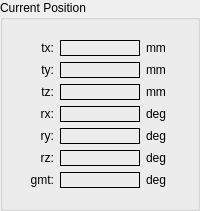
          <widget class="QGroupBox" name="curPos">
           <property name="title">
            <string>Current Position</string>
           </property>
           <layout class="QHBoxLayout" name="horizontalLayout_3">
            <item>
             <layout class="QGridLayout" name="curPosGrid">
              <property name="leftMargin">
               <number>9</number>
              </property>
              <property name="topMargin">
               <number>9</number>
              </property>
              <property name="rightMargin">
               <number>9</number>
              </property>
              <property name="bottomMargin">
               <number>9</number>
              </property>
              <item row="1" column="2">
               <widget class="QLabel" name="curTyUnit">
                <property name="text">
                 <string>mm</string>
                </property>
               </widget>
              </item>
              <item row="3" column="2">
               <widget class="QLabel" name="curRxUnit">
                <property name="text">
                 <string>deg</string>
                </property>
               </widget>
              </item>
              <item row="3" column="0">
               <widget class="QLabel" name="curRxLabel">
                <property name="minimumSize">
                 <size>
                  <width>30</width>
                  <height>0</height>
                 </size>
                </property>
                <property name="text">
                 <string>rx:</string>
                </property>
                <property name="alignment">
                 <set>Qt::AlignRight|Qt::AlignTrailing|Qt::AlignVCenter</set>
                </property>
               </widget>
              </item>
              <item row="0" column="1">
               <widget class="QLabel" name="curTx">
                <property name="minimumSize">
                 <size>
                  <width>80</width>
                  <height>0</height>
                 </size>
                </property>
                <property name="frameShape">
                 <enum>QFrame::Panel</enum>
                </property>
                <property name="text">
                 <string/>
                </property>
                <property name="alignment">
                 <set>Qt::AlignRight|Qt::AlignTrailing|Qt::AlignVCenter</set>
                </property>
               </widget>
              </item>
              <item row="1" column="0">
               <widget class="QLabel" name="curTyLabel">
                <property name="text">
                 <string>ty:</string>
                </property>
                <property name="alignment">
                 <set>Qt::AlignRight|Qt::AlignTrailing|Qt::AlignVCenter</set>
                </property>
               </widget>
              </item>
              <item row="2" column="0">
               <widget class="QLabel" name="curTzLabel">
                <property name="text">
                 <string>tz:</string>
                </property>
                <property name="alignment">
                 <set>Qt::AlignRight|Qt::AlignTrailing|Qt::AlignVCenter</set>
                </property>
               </widget>
              </item>
              <item row="5" column="2">
               <widget class="QLabel" name="curRzUnit">
                <property name="text">
                 <string>deg</string>
                </property>
               </widget>
              </item>
              <item row="6" column="1">
               <widget class="QLabel" name="curTab">
                <property name="minimumSize">
                 <size>
                  <width>80</width>
                  <height>0</height>
                 </size>
                </property>
                <property name="toolTip">
                 <string>This is only the Hexapod rotation around Z</string>
                </property>
                <property name="frameShape">
                 <enum>QFrame::Panel</enum>
                </property>
                <property name="text">
                 <string/>
                </property>
                <property name="alignment">
                 <set>Qt::AlignRight|Qt::AlignTrailing|Qt::AlignVCenter</set>
                </property>
               </widget>
              </item>
              <item row="5" column="0">
               <widget class="QLabel" name="curRzLabel">
                <property name="minimumSize">
                 <size>
                  <width>30</width>
                  <height>0</height>
                 </size>
                </property>
                <property name="text">
                 <string>rz:</string>
                </property>
                <property name="alignment">
                 <set>Qt::AlignRight|Qt::AlignTrailing|Qt::AlignVCenter</set>
                </property>
               </widget>
              </item>
              <item row="1" column="1">
               <widget class="QLabel" name="curTy">
                <property name="minimumSize">
                 <size>
                  <width>80</width>
                  <height>0</height>
                 </size>
                </property>
                <property name="frameShape">
                 <enum>QFrame::Panel</enum>
                </property>
                <property name="text">
                 <string/>
                </property>
                <property name="alignment">
                 <set>Qt::AlignRight|Qt::AlignTrailing|Qt::AlignVCenter</set>
                </property>
               </widget>
              </item>
              <item row="4" column="2">
               <widget class="QLabel" name="curRyUnit">
                <property name="text">
                 <string>deg</string>
                </property>
               </widget>
              </item>
              <item row="4" column="0">
               <widget class="QLabel" name="curRyLabel">
                <property name="minimumSize">
                 <size>
                  <width>30</width>
                  <height>0</height>
                 </size>
                </property>
                <property name="text">
                 <string>ry:</string>
                </property>
                <property name="alignment">
                 <set>Qt::AlignRight|Qt::AlignTrailing|Qt::AlignVCenter</set>
                </property>
               </widget>
              </item>
              <item row="2" column="2">
               <widget class="QLabel" name="curTzUnit">
                <property name="text">
                 <string>mm</string>
                </property>
               </widget>
              </item>
              <item row="6" column="0">
               <widget class="QLabel" name="curTabLabel">
                <property name="minimumSize">
                 <size>
                  <width>30</width>
                  <height>0</height>
                 </size>
                </property>
                <property name="text">
                 <string>gmt:</string>
                </property>
                <property name="alignment">
                 <set>Qt::AlignRight|Qt::AlignTrailing|Qt::AlignVCenter</set>
                </property>
               </widget>
              </item>
              <item row="5" column="1">
               <widget class="QLabel" name="curRz">
                <property name="minimumSize">
                 <size>
                  <width>80</width>
                  <height>0</height>
                 </size>
                </property>
                <property name="toolTip">
                 <string>This is only the Hexapod rotation around Z</string>
                </property>
                <property name="frameShape">
                 <enum>QFrame::Panel</enum>
                </property>
                <property name="text">
                 <string/>
                </property>
                <property name="alignment">
                 <set>Qt::AlignRight|Qt::AlignTrailing|Qt::AlignVCenter</set>
                </property>
               </widget>
              </item>
              <item row="0" column="2">
               <widget class="QLabel" name="curTxUnit">
                <property name="text">
                 <string>mm</string>
                </property>
               </widget>
              </item>
              <item row="4" column="1">
               <widget class="QLabel" name="curRy">
                <property name="minimumSize">
                 <size>
                  <width>80</width>
                  <height>0</height>
                 </size>
                </property>
                <property name="frameShape">
                 <enum>QFrame::Panel</enum>
                </property>
                <property name="text">
                 <string/>
                </property>
                <property name="alignment">
                 <set>Qt::AlignRight|Qt::AlignTrailing|Qt::AlignVCenter</set>
                </property>
               </widget>
              </item>
              <item row="0" column="0">
               <widget class="QLabel" name="curTxLabel">
                <property name="text">
                 <string>tx:</string>
                </property>
                <property name="alignment">
                 <set>Qt::AlignRight|Qt::AlignTrailing|Qt::AlignVCenter</set>
                </property>
               </widget>
              </item>
              <item row="3" column="1">
               <widget class="QLabel" name="curRx">
                <property name="minimumSize">
                 <size>
                  <width>80</width>
                  <height>0</height>
                 </size>
                </property>
                <property name="frameShape">
                 <enum>QFrame::Panel</enum>
                </property>
                <property name="text">
                 <string/>
                </property>
                <property name="alignment">
                 <set>Qt::AlignRight|Qt::AlignTrailing|Qt::AlignVCenter</set>
                </property>
               </widget>
              </item>
              <item row="2" column="1">
               <widget class="QLabel" name="curTz">
                <property name="minimumSize">
                 <size>
                  <width>80</width>
                  <height>0</height>
                 </size>
                </property>
                <property name="frameShape">
                 <enum>QFrame::Panel</enum>
                </property>
                <property name="text">
                 <string/>
                </property>
                <property name="alignment">
                 <set>Qt::AlignRight|Qt::AlignTrailing|Qt::AlignVCenter</set>
                </property>
               </widget>
              </item>
              <item row="6" column="2">
               <widget class="QLabel" name="curTabUnit">
                <property name="text">
                 <string>deg</string>
                </property>
               </widget>
              </item>
             </layout>
            </item>
           </layout>
          </widget>
